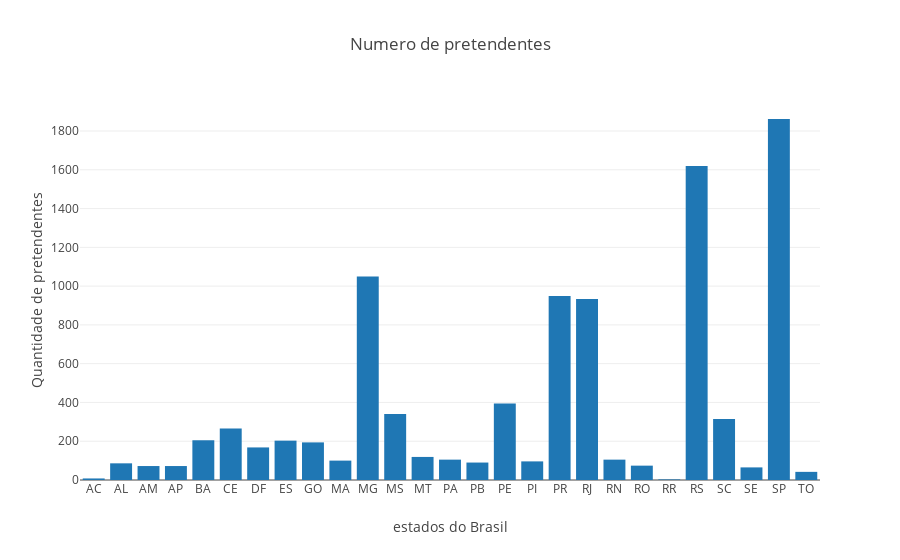

Write notebook code for a chart like this one.
### Code cell
df3 = pd.DataFrame(tabela3[72:99])
df3.columns = ['Título','Total', 'Porcentagem']

trace = go.Bar(x = ['AC','AL','AM','AP','BA','CE','DF','ES','GO','MA','MG','MS','MT','PA','PB','PE','PI','PR','RJ','RN','RO','RR','RS','SC','SE','SP','TO'],
                  y = df3['Total'] )

data2 = [trace]

layout = go.Layout(title = 'Numero de pretendentes',
                  yaxis = {'title':'Quantidade de pretendentes'},
                  xaxis = {'title': 'estados do Brasil'})

fig = go.Figure(data = data, layout = layout)

py.iplot(fig)

### Figure 1 — Plotly figure (JSON) as saved in the notebook; plotly's stock layout.template omitted (floating-point values rounded to 4 significant figures)
{"data": [{"type": "bar", "uid": "ebe980a7-541f-49ff-b2a3-f82ec64f04c8", "x": ["AC", "AL", "AM", "AP", "BA", "CE", "DF", "ES", "GO", "MA", "MG", "MS", "MT", "PA", "PB", "PE", "PI", "PR", "RJ", "RN", "RO", "RR", "RS", "SC", "SE", "SP", "TO"], "y": [8, 86, 72, 72, 205, 266, 168, 203, 194, 100, 1050, 340, 119, 105, 90, 394, 96, 949, 933, 105, 74, 3, 1620, 315, 65, 1862, 42, ""]}], "layout": {"title": {"text": "Numero de pretendentes"}, "xaxis": {"title": {"text": "estados do Brasil"}}, "yaxis": {"title": {"text": "Quantidade de pretendentes"}}}}
